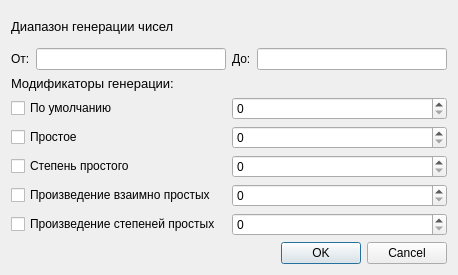
<?xml version="1.0" encoding="UTF-8"?>
<ui version="4.0">
 <class>DialogEulerFunction</class>
 <widget class="QDialog" name="DialogEulerFunction">
  <property name="geometry">
   <rect>
    <x>0</x>
    <y>0</y>
    <width>458</width>
    <height>275</height>
   </rect>
  </property>
  <property name="windowTitle">
   <string>Dialog</string>
  </property>
  <layout class="QGridLayout" name="gridLayout_7">
   <item row="0" column="0">
    <layout class="QGridLayout" name="gridLayout_4">
     <item row="0" column="0">
      <widget class="QLabel" name="label">
       <property name="font">
        <font>
         <pointsize>10</pointsize>
        </font>
       </property>
       <property name="text">
        <string>Диапазон генерации чисел</string>
       </property>
      </widget>
     </item>
     <item row="1" column="0">
      <layout class="QGridLayout" name="gridLayout_3">
       <item row="0" column="0">
        <layout class="QGridLayout" name="gridLayout">
         <item row="0" column="0">
          <widget class="QLabel" name="label_2">
           <property name="text">
            <string>От:</string>
           </property>
          </widget>
         </item>
         <item row="0" column="1">
          <widget class="QLineEdit" name="lineMin"/>
         </item>
        </layout>
       </item>
       <item row="0" column="1">
        <layout class="QGridLayout" name="gridLayout_2">
         <item row="0" column="0">
          <widget class="QLabel" name="label_3">
           <property name="text">
            <string>До:</string>
           </property>
          </widget>
         </item>
         <item row="0" column="1">
          <widget class="QLineEdit" name="lineMax"/>
         </item>
        </layout>
       </item>
      </layout>
     </item>
    </layout>
   </item>
   <item row="1" column="0">
    <layout class="QGridLayout" name="gridLayout_6">
     <item row="0" column="0">
      <widget class="QLabel" name="label_4">
       <property name="font">
        <font>
         <pointsize>10</pointsize>
        </font>
       </property>
       <property name="text">
        <string>Модификаторы генерации:</string>
       </property>
      </widget>
     </item>
     <item row="1" column="0">
      <layout class="QGridLayout" name="gridLayout_5">
       <item row="0" column="0">
        <widget class="QCheckBox" name="btnDefault">
         <property name="text">
          <string>По умолчанию</string>
         </property>
        </widget>
       </item>
       <item row="0" column="1">
        <widget class="QSpinBox" name="spinDefault"/>
       </item>
       <item row="1" column="0">
        <widget class="QCheckBox" name="btnPrime">
         <property name="text">
          <string>Простое</string>
         </property>
        </widget>
       </item>
       <item row="1" column="1">
        <widget class="QSpinBox" name="spinPrime"/>
       </item>
       <item row="2" column="0">
        <widget class="QCheckBox" name="btnPrimeDegree">
         <property name="text">
          <string>Степень простого</string>
         </property>
        </widget>
       </item>
       <item row="2" column="1">
        <widget class="QSpinBox" name="spinPrimeDegree"/>
       </item>
       <item row="3" column="0">
        <widget class="QCheckBox" name="btnMultiplyPrimes">
         <property name="text">
          <string>Произведение взаимно простых</string>
         </property>
        </widget>
       </item>
       <item row="3" column="1">
        <widget class="QSpinBox" name="spinMultiplyPrimes"/>
       </item>
       <item row="4" column="0">
        <widget class="QCheckBox" name="btnMultiplyPrimesDegree">
         <property name="text">
          <string>Произведение степеней простых</string>
         </property>
        </widget>
       </item>
       <item row="4" column="1">
        <widget class="QSpinBox" name="spinMultiplyPrimesDegree"/>
       </item>
      </layout>
     </item>
    </layout>
   </item>
   <item row="2" column="0">
    <widget class="QDialogButtonBox" name="buttonBox">
     <property name="orientation">
      <enum>Qt::Horizontal</enum>
     </property>
     <property name="standardButtons">
      <set>QDialogButtonBox::Cancel|QDialogButtonBox::Ok</set>
     </property>
    </widget>
   </item>
  </layout>
 </widget>
 <resources/>
 <connections>
  <connection>
   <sender>buttonBox</sender>
   <signal>accepted()</signal>
   <receiver>DialogEulerFunction</receiver>
   <slot>accept()</slot>
   <hints>
    <hint type="sourcelabel">
     <x>248</x>
     <y>254</y>
    </hint>
    <hint type="destinationlabel">
     <x>157</x>
     <y>274</y>
    </hint>
   </hints>
  </connection>
  <connection>
   <sender>buttonBox</sender>
   <signal>rejected()</signal>
   <receiver>DialogEulerFunction</receiver>
   <slot>reject()</slot>
   <hints>
    <hint type="sourcelabel">
     <x>316</x>
     <y>260</y>
    </hint>
    <hint type="destinationlabel">
     <x>286</x>
     <y>274</y>
    </hint>
   </hints>
  </connection>
 </connections>
</ui>
